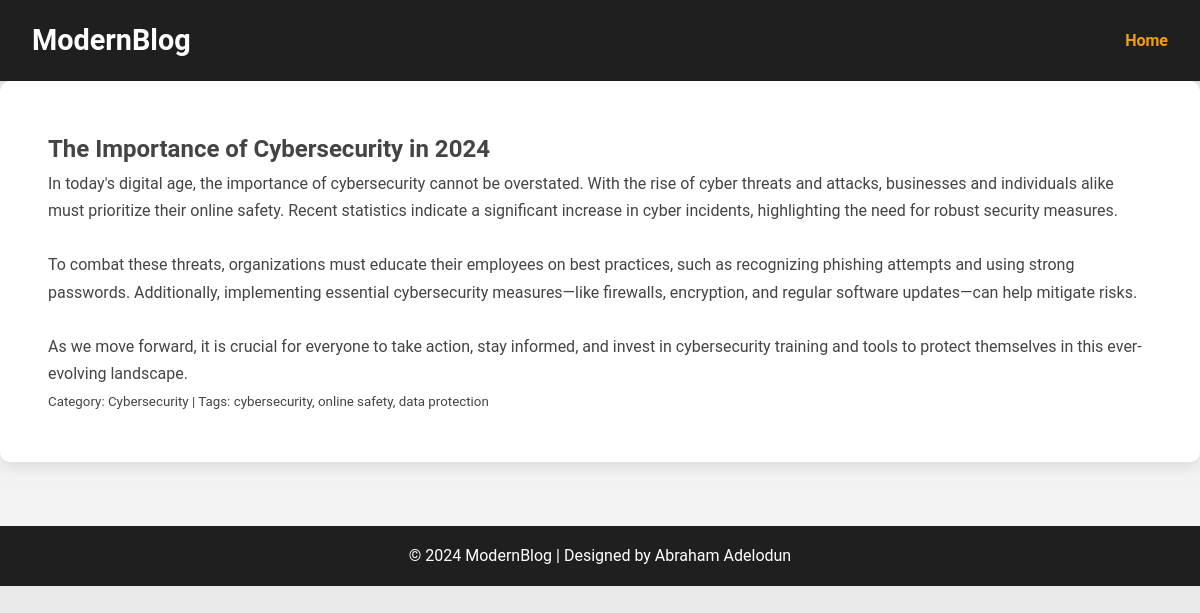
/view-post/3, run on the app's committed database.
### models.py (models this page shows)
class Post(db.Model):
    __tablename__= "blog"
    id = db.Column(db.Integer, primary_key=True)
    title = db.Column(db.String(100), nullable=False)
    content = db.Column(db.Text, nullable=False)
    category = db.Column(db.String(50), nullable=False)
    tags = db.Column(db.String(100))
    created_at = db.Column(db.DateTime, default=datetime.now())
    updated_at = db.Column(db.DateTime, onupdate=datetime.now())

### app.py (the view)
@app.route('/view-post/<int:id>', methods=['GET'])
def view_post(id):
    post = Post.query.get_or_404(id)
    return render_template('view-post.html', post=post)

### templates/view-post.html (shortened to what this page needs)
<!DOCTYPE html>
<html lang="en">
<head>
    <link rel="stylesheet" href="{{ url_for('static', filename='styles.css') }}">
</head>
<body>
    <header>
        <nav>
            <div class="logo">ModernBlog</div>
            <ul class="nav-links">
                <li><a href="{{ url_for('home') }}">Home</a></li>
            </ul>
        </nav>
    </header>
    <section class="section">
        <h2>{{ post.title }}</h2>
        <p>{{ post.content.replace('\n', '<br>') | safe  }}</p>
        <small>Category: {{ post.category }} | Tags: {{ post.tags }}</small>
    </section>
    <footer>
        <p>&copy; 2024 ModernBlog | Designed by Abraham Adelodun</p>
    </footer>
</body>
</html>

### static/styles.css (style rules this page uses)
* { margin: 0; padding: 0; box-sizing: border-box; }
body { background: linear-gradient(to bottom, #eaeaea, #f4f4f4); font-family: 'Roboto', sans-serif; color: #444; line-height: 1.7; overflow-x: hidden; }
header { background-color: #1f1f1f; color: #fff; padding: 1rem 2rem; box-shadow: 0 2px 10px rgba(0, 0, 0, 0.1); }
nav { display: flex; justify-content: space-between; align-items: center; }
.logo { font-size: 1.8rem; font-weight: 700; margin-right: 2rem; }
.nav-links { list-style: none; display: flex; gap: 10rem; padding-left: 25rem; }
.nav-links li a { color: #f39c12; text-decoration: none; font-weight: 600; position: relative; }
.nav-links li a::after { content: ''; display: block; width: 100%; height: 3px; background: #f39c12; position: absolute; bottom: -5px; left: 0; transform: scaleX(0); transition: transform 0.3s ease; }
section { padding: 4rem 2rem; max-width: 1200px; margin: 0 auto; }
.section { background-color: white; border-radius: 10px; box-shadow: 0 4px 16px rgba(0, 0, 0, 0.1); margin-bottom: 4rem; padding: 3rem; }
footer { text-align: center; padding: 1rem; background-color: #1f1f1f; color: white; margin-top: 2rem; position: relative; }

### data on the page
Post: title "The Importance of Cybersecurity in 2024", content.replace "In today's digital age, the importance of cybersecurity cannot be overstated. With the rise of cyber threats and attacks, businesses and individuals alike must prioritize their online safety. Recent statistics indicate a significant increase in cyber incidents, highlighting the need for robust security measures. To combat these threats, organizations must educate their employees on best practices, such as recognizing phishing attempts and using strong passwords. Additionally, implementing essential cybersecurity measures—like firewalls, encryption, and regular software updates—can help mitigate risks. As we move forward, it is crucial for everyone to take action, stay informed, and invest…", category "Cybersecurity", tags "cybersecurity, online safety, data protection"
